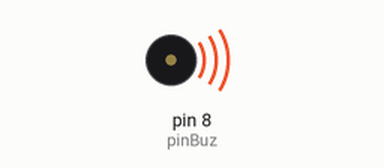
Simulated run of this sketch. Board: Arduino Uno, built with avr-gcc and run on an emulated ATmega328P. Parts: buzzer (waves = sounding).

Above: at 0.1 s.
At 8.7 s:
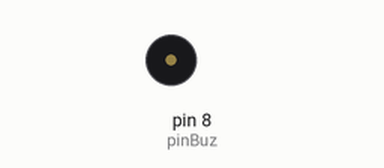
Timing chart, 0 to 10.2 s (numbered marks = the images above):
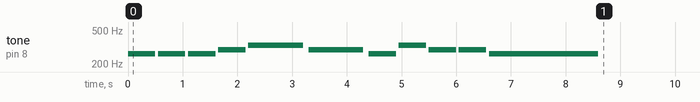

The sketch:

auclairdelalune.ino
```cpp
int noire=500; // durée d'une noire en ms
int pinBuz = 8 ; // broche sur laquelle est connectée le buzzer

// les fréquences des notes de l'octave 3
int do3 = 262 ; // en Hz
int re3 = 294 ;
int red3 = 311 ;
int mi3 = 330 ;

void  setup() {
  tone(pinBuz,do3,noire);delay(noire*1.1);
  tone(pinBuz,do3,noire);delay(noire*1.1);
  tone(pinBuz,do3,noire);delay(noire*1.1);
  tone(pinBuz,re3,noire);delay(noire*1.1);
  tone(pinBuz,mi3,2*noire);delay(2*noire*1.1);
  tone(pinBuz,re3,2*noire);delay(2*noire*1.1);
  tone(pinBuz,do3,noire);delay(noire*1.1);
  tone(pinBuz,mi3,noire);delay(noire*1.1);
  tone(pinBuz,re3,noire);delay(noire*1.1);
  tone(pinBuz,re3,noire);delay(noire*1.1);
  tone(pinBuz,do3,4*noire);delay(4*noire*1.1);
}

void  loop() {
}
```
